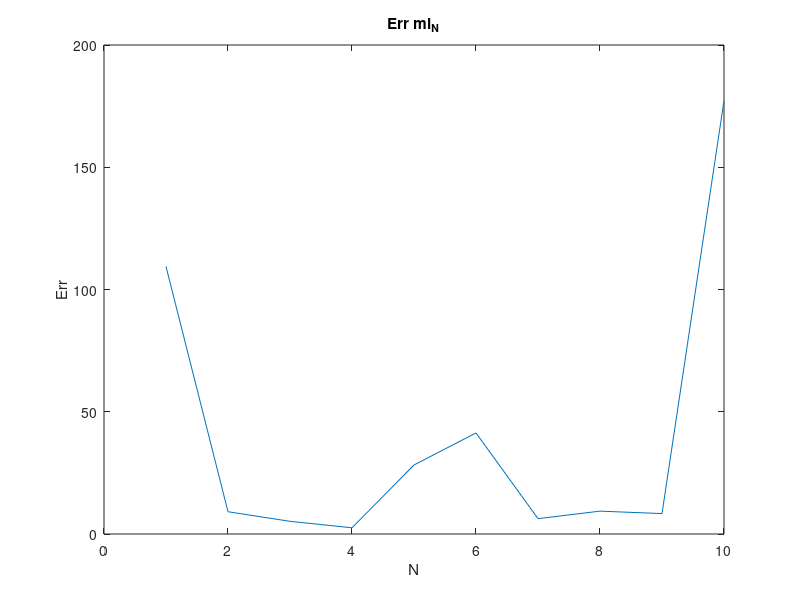
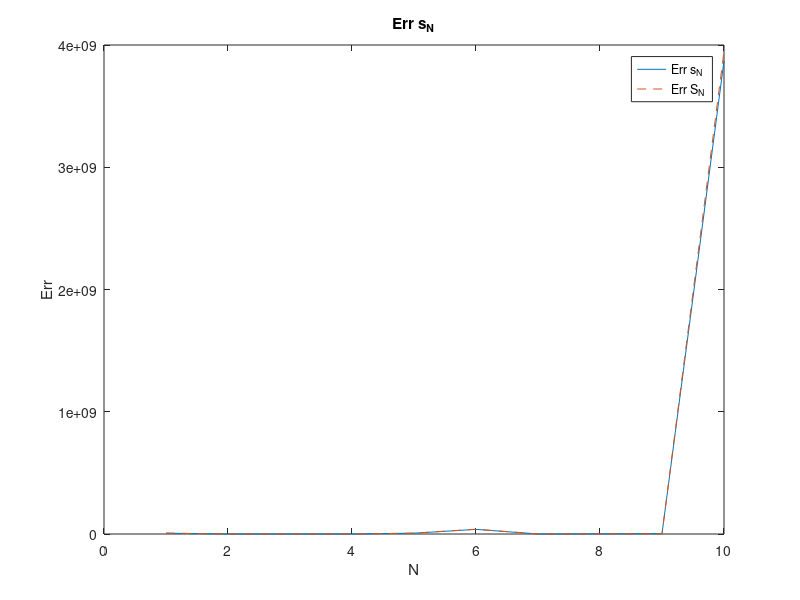

The MATLAB source for these figures, in order:
clc;
close all;
clear all;
K=10; %liczba próbek
Err_mi_N=zeros(2,K);
Err_s_N=zeros(2,K);
Err_S_N=zeros(2,K);
L=10; %liczba eksperymentów
s=1; % liczba próbek (licznik)
for k=1:K
    s=s+10;
        for l=1:L
%% Generacja liczb losowych
            X=rand(); %zmienna inizjalizacyjna
            z=11111; %liczba zębów
            Xn=zeros(1,s); %macierz wynikowa

            for i = 1:s
                X = X*z-floor(X*z);
                Xn(1,i)=X;
            %     disp(X);
            end
%% lab 3 zad 3
            x_0=0;
            lambda=1;
            for i=1:s
                Xn(1,i)=x_0+lambda*tan(pi*(Xn(1,i)-1/2));
            end
        %% WYŚWIETLANIE WYNIKÓW
%               histogram(Xn);
        % title(['z = ', num2str(z), ', X_0 = 1, liczba próbek s = 10^6'])
        % xlabel('Przedziały klasowe wartości wygenerowanych liczb') 
        % ylabel('Liczebność wystąpień wygenerowanych liczb')
        %% Lab 3 zad 1
            % podpunkt a
        sum = 0;
        for m=1:size(Xn, 2)
           sum = sum + Xn(m);
        end
        mi_N=sum/size(Xn, 2);
        Err_mi_N(2,k)=Err_mi_N(2,k)+(mi_N-0)^2;
            % podpunkt b
        sum = 0;
        for m=1:size(Xn, 2)
           sum = sum + (Xn(m) - mi_N)^2;
        end
        s_N=sum/size(Xn, 2);
        Err_s_N(2,k)=Err_s_N(2,k)+(s_N-1)^2;
            % podpunkt c
        sum = 0;
        for m=1:size(Xn, 2)
           sum = sum + (Xn(m) - mi_N)^2;
        end
        S_N=sum/(size(Xn, 2)-1);
        Err_S_N(2,k)=Err_S_N(2,k) + (S_N-1)^2; 
        end
    %% lab 3 zadanie 2
    %a
        Err_mi_N(1,k)=k;
        Err_mi_N(2,k)=Err_mi_N(2,k)/L;
    %b
        Err_s_N(1,k)=k;
        Err_s_N(2,k)=Err_s_N(2,k)/L;
    %c
        Err_S_N(1,k)=k;
        Err_S_N(2,k)=Err_S_N(2,k)/L;
end
    figure(1)
    plot(Err_mi_N(1,:), Err_mi_N(2,:));
    title('Err mi_N')
    xlabel('N') 
    ylabel('Err')
    
    figure(2)
    plot(Err_s_N(1,:), Err_s_N(2,:));
    hold on
    title('Err s_N')
    xlabel('N') 
    ylabel('Err')
    
    plot(Err_S_N(1,:), Err_S_N(2,:), '--');
    legend('Err s_N','Err S_N')

















